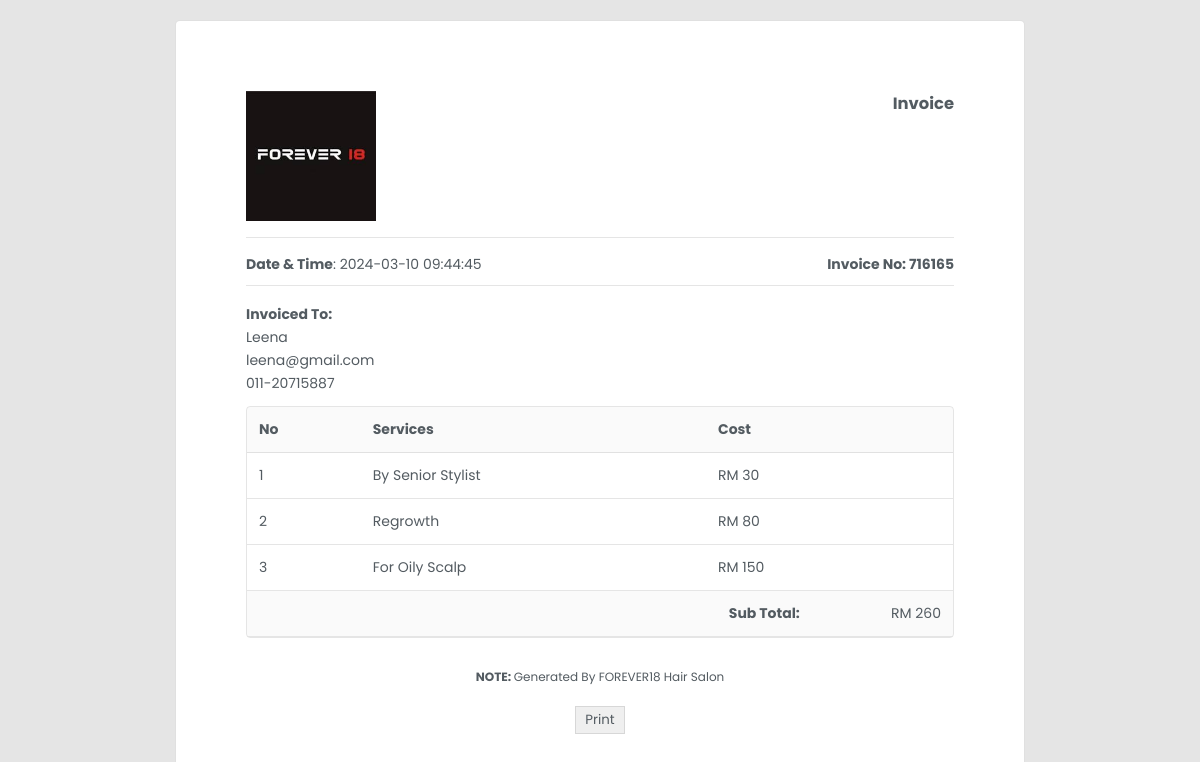
Page /admin/view_invoices_details.php?invoice_id=7 on the committed database.
### tables this page shows
CREATE TABLE `invoices` (
  `id` int(10) NOT NULL,
  `customer_id` int(10) NOT NULL,
  `invoices_number` int(10) NOT NULL,
  `services` text NOT NULL,
  `date` timestamp NOT NULL DEFAULT current_timestamp() ON UPDATE current_timestamp(),
  `total_cost` int(10) NOT NULL
);

CREATE TABLE `customers` (
  `id` int(10) NOT NULL,
  `name` varchar(50) NOT NULL,
  `email` varchar(100) NOT NULL,
  `phone` varchar(50) NOT NULL,
  `services` varchar(500) NOT NULL,
  `date` timestamp NOT NULL DEFAULT current_timestamp() ON UPDATE current_timestamp()
);

CREATE TABLE `sub_services` (
  `id` int(10) NOT NULL,
  `main_service_id` int(10) NOT NULL,
  `name` varchar(250) NOT NULL,
  `cost` int(10) NOT NULL
);

### admin/view_invoices_details.php (the view, shortened to what this page needs)
<?php include("includes/functions.php");
if (isset($_GET['invoice_id'])) {
    $invoiceId = $_GET['invoice_id'];
    $sql = "SELECT * FROM invoices WHERE id='$invoiceId'";
    $result = mysqli_query($conn, $sql);
    if ($result && mysqli_num_rows($result) > 0) {
        while ($row = mysqli_fetch_assoc($result)) {
            $customerId = $row['customer_id'];
            $invoiceNumber = $row['invoices_number'];
            $date = $row['date'];
        }
    } else {
        echo "Invoice not found";
        exit();
    }
    $customerSql = "SELECT * FROM customers WHERE id='$customerId'";
    $customerResult = mysqli_query($conn, $customerSql);
    if ($customerResult && mysqli_num_rows($customerResult) > 0) {
        while ($row = mysqli_fetch_assoc($customerResult)) {
            $name = $row['name'];
            $email = $row['email'];
            $phone = $row['phone'];
            $services = $row['services'];
            $selectedServicesArray = explode(', ', $services);
        }
    } else {
        echo "Customer not found";
        exit();
    }
} else {
    echo "Invoice ID not provided";
    exit();
}
?>
<!DOCTYPE html>
<html lang="en">
<head>
    <link rel="stylesheet" href="css/invoices.css">
</head>
<body>
    <div class="invoice-wrapper">
        <div class="invoice">
            <div class="invoice-container">
                <div class="invoice-head">
                    <div class="invoice-head-top">
                        <div class="invoice-head-top-left text-start">
                            <img src="images/logo.jpg" alt="">
                        </div>
                        <div class="invoices-head-top-right text-end">
                            <h3>Invoice</h3>
                        </div>
                    </div>
                    <div class="hr"></div>
                    <div class="invoice-head-middle">
                        <div class="invoice-head-middle-left text-start">
                            <p><span class="text-bold">Date & Time</span>:
                                <?php echo $date; ?>
                            </p>
                        </div>
                        <div class="invoice-head-middle-right text-end">
                            <p><span class="text-bold">Invoice No:
                                    <?php echo $invoiceNumber; ?>
                                </span></p>
                        </div>
                    </div>
                    <div class="hr"></div>
                    <div class="invoice-head-bottom">
                        <div class="invoice-head-bottom-left">
                            <ul>
                                <li class="text-bold">Invoiced To: </li>
                                <li>
                                    <?php echo $name; ?>
                                </li>
                                <li>
                                    <?php echo $email ?>
                                </li>
                                <li>
                                    <?php echo $phone ?>
                                </li>
                            </ul>
                        </div>
                    </div>
                </div>
                <div class="overflow-view">
                    <div class="invoice-body">
                        <table>
                            <thead>
                                <tr>
                                    <td class="text-bold">No</td>
                                    <td class="text-bold">Services</td>
                                    <td class="text-bold">Cost</td>
                                    <td class="text-bold"></td>
                                </tr>
                            </thead>
                            <tbody>
                                <?php
                                $totalCost = 0;
                                $counter = 1;
                                foreach ($selectedServicesArray as $service) {
                                    $sql = "SELECT name, cost FROM sub_services WHERE name='$service'";
                                    $result = mysqli_query($conn, $sql);
                                    if ($result) {
                                        while ($row = mysqli_fetch_assoc($result)) {
                                            $name = $row['name'];
                                            $cost = $row['cost'];
                                            $totalCost += $cost;
                                            echo '<tr>';
                                            echo '<td>' . $counter++ . '</td>';
                                            echo '<td>' . $name . '</td>';
                                            echo '<td class="text-end">RM ' . $cost . '</td>';
                                            echo '</tr>';
                                        }
                                    }
                                }
                                ?>
                            </tbody>
                        </table>
                        <div class="invoice-body-bottom">
                            <div class="invoice-body-info-item border-bottom">
                                <div class="info-item-td text-end text-bold">Sub Total: </div>
                                <div class="info-item-td text-end">RM
                                    <?php echo $totalCost; ?>
                                </div>
                            </div>
                        </div>
                    </div>
                </div>
                <div class="invoice-foot text-center">
                    <p><span class="text-bold text-center">NOTE:&nbsp;</span>Generated By FOREVER18 Hair Salon</p>
                    <div class="invoice-btns">
                        <button type="button" class="invoice-btn" onclick="printInvoice()">
                            <span>Print</span>
                        </button>
                    </div>
                </div>
            </div>
        </div>
    </div>
</body>
</html>

### admin/css/invoices.css (style rules this page uses)
*, *::after, *::before { margin: 0; padding: 0; box-sizing: border-box; }
:root { --blue: #0c2f54; --dark: #535b61; --white: #fff; }
ul { list-style-type: none; }
ul li { margin: 2px 0; }
.text-end { text-align: right; }
.text-center { text-align: center; }
.text-start { text-align: left; }
.text-bold { font-weight: 700; }
.hr { height: 1px; background-color: rgba(0, 0, 0, 0.1); }
.border-bottom { border-bottom: 1px solid rgba(0, 0, 0, 0.1); }
body { font-family: 'Poppins', sans-serif; color: var(--dark); font-size: 14px; }
.invoice-wrapper { min-height: 100vh; background-color: rgba(0, 0, 0, 0.1); padding-top: 20px; padding-bottom: 20px; }
.invoice { max-width: 850px; margin-right: auto; margin-left: auto; background-color: var(--white); padding: 70px; border: 1px solid rgba(0, 0, 0, 0.12); border-radius: 5px; min-height: 800px; }
.invoice-head-top-left img { width: 130px; }
.invoice-head-middle, .invoice-head-bottom { padding: 16px 0; }
.invoice-body { border: 1px solid rgba(0, 0, 0, 0.1); border-radius: 4px; overflow: hidden; }
.invoice-body table { border-collapse: collapse; border-radius: 4px; width: 100%; }
.invoice-body table td, .invoice-body table th { padding: 12px; text-align: left; }
.invoice-body table tr { border-bottom: 1px solid rgba(0, 0, 0, 0.1); }
.invoice-body table thead { background-color: rgba(0, 0, 0, 0.02); }
.invoice-body-info-item { display: grid; grid-template-columns: 80% 20%; }
.invoice-body-info-item .info-item-td { padding: 12px; background-color: rgba(0, 0, 0, 0.02); }
.invoice-foot { padding: 30px 0; }
.invoice-foot p { font-size: 12px; }
.invoice-btns { margin-top: 20px; display: flex; justify-content: center; }
.invoice-btn { padding: 3px 9px; color: var(--dark); font-family: inherit; border: 1px solid rgba(0, 0, 0, 0.1); cursor: pointer; }
.invoice-head-top, .invoice-head-middle, .invoice-head-bottom { display: grid; grid-template-columns: repeat(2, 1fr); padding-bottom: 10px; }
.overflow-view { overflow-x: scroll; }
.invoice-body { min-width: 420px; }

### rows in the picture
invoices: date "2024-03-10 09:44:45", invoices_number "716165"
customers: name "Leena", email "leena@gmail.com", phone "011-20715887"
sub_services: name "By Senior Stylist", cost "30"
sub_services: name "Regrowth", cost "80"
sub_services: name "For Oily Scalp", cost "150"

### other values in the picture
$totalCost "260"
